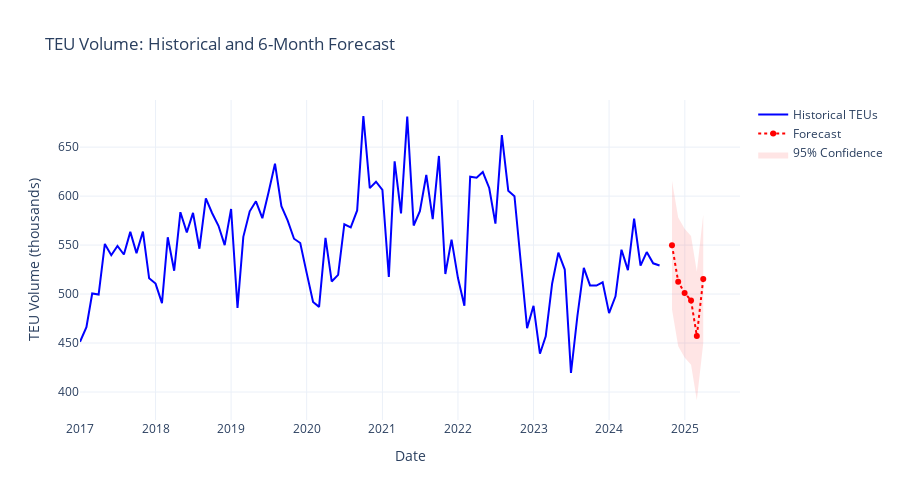

Notebook cell for this chart:
### Markdown cell above
## 4. Simple Forecasting

Let's create a basic forecast for TEU volumes using a simple exponential smoothing model:

### Code cell
# Simple exponential smoothing forecast
from statsmodels.tsa.holtwinters import ExponentialSmoothing

# Prepare TEU series
teu_series = df[df['mode'] == 'TEU'].set_index('REF_DATE')['VALUE']

# Fit model with multiplicative seasonality
model = ExponentialSmoothing(
    teu_series,
    seasonal_periods=12,
    trend='add',
    seasonal='mul',
    damped=True
).fit()

# Generate forecasts (6 months)
forecast = model.forecast(6)
forecast_dates = pd.date_range(start=teu_series.index[-1], periods=7, freq='M')[1:]

# Plot actual vs forecast
fig = go.Figure()

# Historical data
fig.add_trace(go.Scatter(
    x=teu_series.index,
    y=teu_series.values,
    mode='lines',
    name='Historical TEUs',
    line=dict(color='blue')
))

# Forecast
fig.add_trace(go.Scatter(
    x=forecast_dates,
    y=forecast.values,
    mode='lines+markers',
    name='Forecast',
    line=dict(color='red', dash='dot')
))

# Add confidence intervals (simple ±2σ)
sigma = np.std(model.resid)
fig.add_trace(go.Scatter(
    x=forecast_dates.tolist() + forecast_dates[::-1].tolist(),
    y=(forecast + 2*sigma).tolist() + (forecast - 2*sigma).tolist()[::-1],
    fill='toself',
    fillcolor='rgba(255,0,0,0.1)',
    line=dict(color='rgba(255,0,0,0)'),
    name='95% Confidence'
))

fig.update_layout(
    title='TEU Volume: Historical and 6-Month Forecast',
    xaxis_title='Date',
    yaxis_title='TEU Volume (thousands)',
    template='plotly_white',
    height=500
)

# Save the forecast plot to HTML
fig.write_html(os.path.join(plots_dir, 'teu_forecast.html'))
print("Saved TEU forecast plot to plots/teu_forecast.html")

fig.show()

# Print forecast values
print("\nTEU Volume Forecast (next 6 months):")
for date, value in zip(forecast_dates, forecast):
    print(f"{date:%Y-%m}: {value:,.1f}k TEUs")

# Calculate forecast accuracy metrics
mape = np.mean(np.abs(model.resid / teu_series)) * 100
print(f"\nModel MAPE: {mape:.1f}%")
